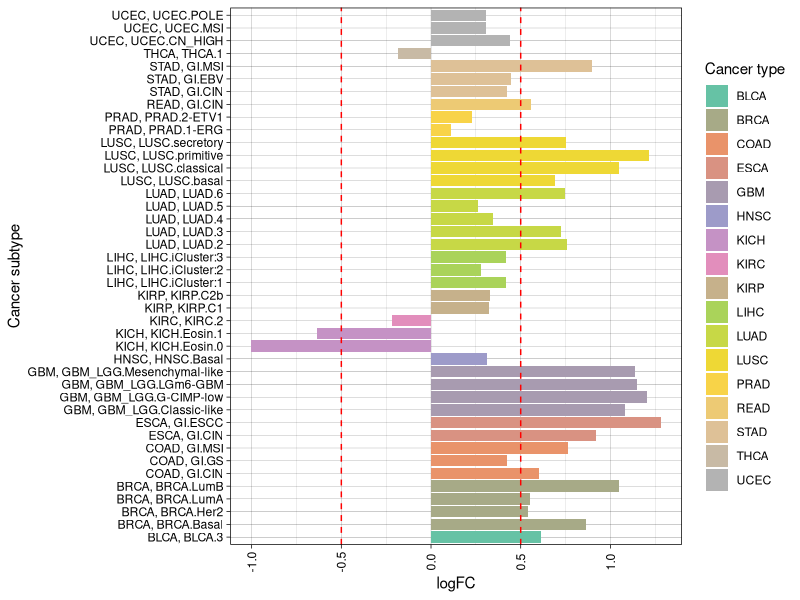
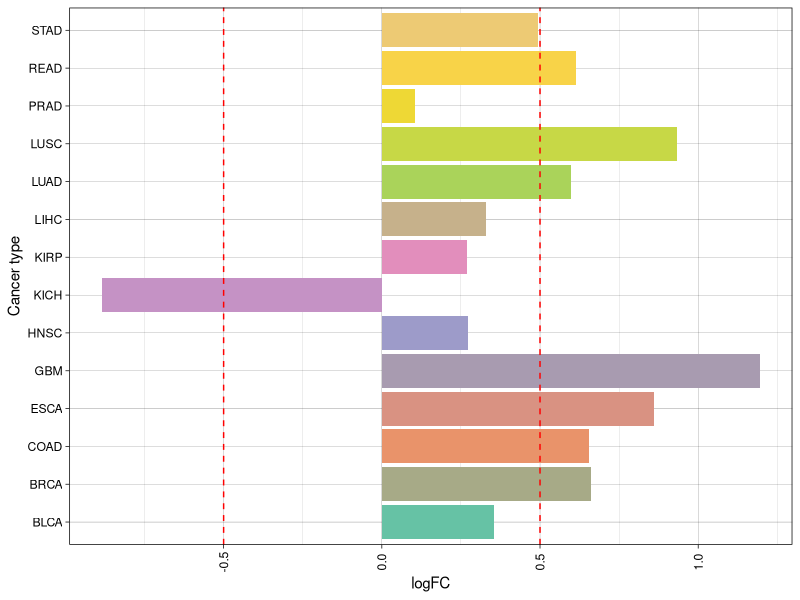

Recreate these plots in R, in order.
# plot.R - plot differential expression analysis data
# Copyright (C) 2020 Matteo Tiberti, Elena Papaleo

# This program is free software: you can redistribute it and/or modify
# it under the terms of the GNU General Public License as published by
# the Free Software Foundation, either version 3 of the License, or
# (at your option) any later version.

# This program is distributed in the hope that it will be useful,
# but WITHOUT ANY WARRANTY; without even the implied warranty of
# MERCHANTABILITY or FITNESS FOR A PARTICULAR PURPOSE.  See the
# GNU General Public License for more details.

# You should have received a copy of the GNU General Public License
# along with this program.  If not, see <http://www.gnu.org/licenses/>.

library(ggplot2)
library(RColorBrewer)

# read subtype data
data = read.table("eIF4A3_DEA_per_subtype.tsv", sep='\t', header=TRUE, stringsAsFactors=FALSE)

# reverse order of dataframe for plotting
data = data[dim(data)[1]:1,]

# generate plot labels
data$labels = paste(data$cancer.type, data$cancer.subtype, sep=', ')

# prepare colors
n.types = length(unique(data$cancer.type))
getPalette = colorRampPalette(brewer.pal(8, "Set2"))
colors=getPalette(n.types)

# plot
png('deregulation_eIF4A3_per_subtype.png')
ggplot(data=data, aes(x=labels, y=logFC, fill=cancer.type)) +
geom_bar(stat="identity") +
geom_hline(yintercept=0.5, linetype="dashed", color = "red") +
geom_hline(yintercept=-0.5, linetype="dashed", color = "red") +
labs(y="logFC", x="Cancer subtype", fill="Cancer type") +
theme_linedraw() + 
theme(axis.text.x = element_text(angle = 90, vjust=0.5)) +
scale_fill_manual(values=colors) +
coord_flip()
dev.off()

# read type data
data.type = read.table("eIF4A3_DEA_per_type.tsv", sep='\t', header=TRUE, stringsAsFactors=FALSE)

# reverse order of dataframe for plotting
data.type = data.type[dim(data.type)[1]:1,]

# keep only types for which we have subtypes
data.type = data.type[ data.type$cancer.type %in% data$cancer.type, ]

# plot
png('deregulation_eIF4A3_per_type.png')
ggplot(data=data.type, aes(x=cancer.type, y=logFC, fill=cancer.type)) +
geom_bar(stat="identity", show.legend=FALSE) +
geom_hline(yintercept=0.5, linetype="dashed", color = "red") +
geom_hline(yintercept=-0.5, linetype="dashed", color = "red") +
labs(y="logFC", x="Cancer type") +
theme_linedraw() + 
theme(axis.text.x = element_text(angle = 90, vjust=0.5)) +
scale_fill_manual(values=colors) +
coord_flip()
dev.off()
